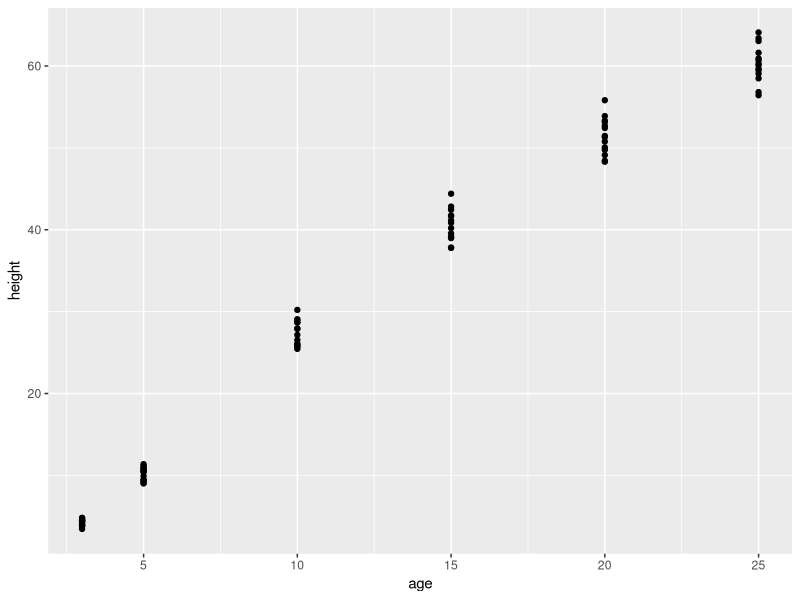

The R script that drew this image:
## ---- chunk 1
library(knitr)
library(ggplot2)
## ---- chunk 2
p1 <- ggplot(Loblolly, aes(x = age, y = height)) +
    geom_point(na.rm=TRUE) +
    labs(alt = "Scatter plot of tree height and age, X axis is age from 3 to 25 [need to find out units], y axis is height from 3.46 to 64.10 [need to find out units]. Guessing they get taller with age.")

p1

